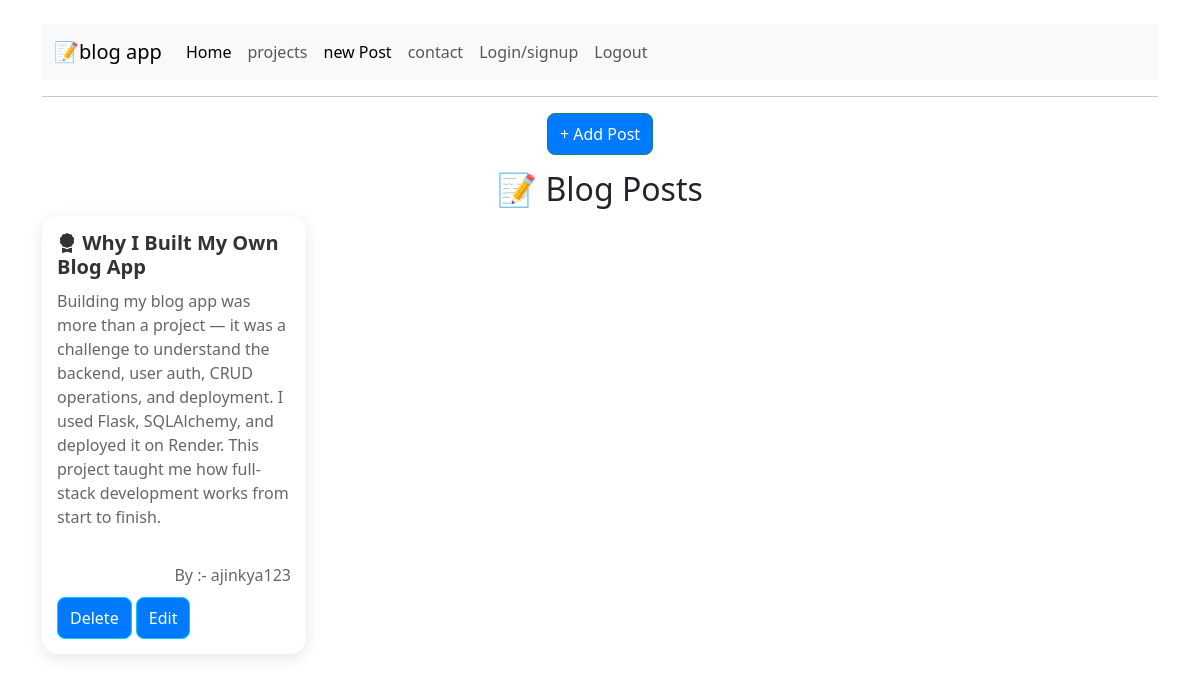
Screenshot of / (signed in) with the database file from the repository.
### app/models.py (models this page shows)
class Post(db.Model,UserMixin):
     post_id = db.Column(db.Integer,primary_key = True)
     title = db.Column(db.String(150), nullable = False)
     content = db.Column(db.String(100),nullable = False)
     user_id = db.Column(db.Integer, db.ForeignKey('user.id'), nullable=False)

class User(db.Model,UserMixin):
    id = db.Column(db.Integer,primary_key = True)
    username = db.Column(db.String(150),unique = True, nullable = False)
    password = db.Column(db.String(100),nullable = False)
    posts = db.relationship('Post', backref='author', lazy=True)

### app/routes.py (the view)
@blog.route('/')
@login_required
def home():
    posts = Post.query.all()
    return render_template('blog.html',posts=posts)

### app/routes.py (called while the page is built)
@login_manager.user_loader
def load_user(user_id):
    return User.query.get(int(user_id))

### app/templates/blog.html (shortened to what this page needs)
{% extends "index.html" %}
{% block content %}
 <div class="add-post">
    <a href="{{ url_for('blog.new_post') }}" class="btn btn-success">+ Add Post</a>
 </div>
 <h2 style="text-align:center;">📝 Blog Posts</h2>
 <div class="grid">
    {% for post in posts %}
        <div class="card">
            <div class="card-body">
                <h5 class="card-title"><i class="bi bi-award-fill"></i>{{ post.title }}</h5>
                <p class="card-text">{{ post.content }}</p><br>
                <p class="card-text text-md-end">By :- {{post.author.username}}</p>
                <a href="{{ url_for('blog.delete', post_id=post.post_id) }}" class="btn btn-info">Delete</a>
                <a href="{{ url_for('blog.edit', post_id=post.post_id) }}" class="btn btn-info">Edit</a>
            </div>
        </div>
    {% endfor %}
 </div>
{% endblock %}

### app/templates/index.html (shortened to what this page needs)
<!DOCTYPE html>
<html>
<head>
    <link rel="stylesheet" href="https://cdn.jsdelivr.net/npm/bootstrap@5.3.0/dist/css/bootstrap.min.css">
    <link href="https://cdn.jsdelivr.net/npm/bootstrap-icons@1.10.5/font/bootstrap-icons.css" rel="stylesheet">
    <link rel="stylesheet" href="{{ url_for('static', filename='css/style.css') }}">
</head>
<body class="container mt-4">
   <nav class="navbar navbar-expand-lg bg-body-tertiary">
  <div class="container-fluid">
    <a class="navbar-brand" href="#">📝blog app</a>
    <div class="collapse navbar-collapse" id="navbarSupportedContent">
      <ul class="navbar-nav me-auto mb-2 mb-lg-0">
        <li class="nav-item">
          <a class="nav-link active" aria-current="page" href="{{ url_for('blog.home') }}">Home</a>
        </li>
        <li class="nav-item">
          <a class="nav-link" href="{{ url_for('blog.projects') }}">projects</a>
        </li>
         <li class="nav-item">
          <a class="nav-link active" aria-current="page" href="{{ url_for('blog.new_post') }}">new Post</a>
        </li>
        <li class="nav-item">
          <a class="nav-link" href="{{ url_for('blog.contact') }}">contact</a>
        </li>
         <li class="nav-item">
          <a class="nav-link" href="{{ url_for('blog.login') }}">Login/signup</a>
        </li>
         <li class="nav-item">
          <a class="nav-link" href="{{ url_for('blog.logout') }}">Logout</a>
        </li>
    </div>
  </div>
</nav>
<hr>
{% block content %}{% endblock %}
</body>
</html>

### app/templates/blog.html (style rules this page uses)
body { opacity: 0; transition: opacity 0.7s ease-in; }
body.loaded { opacity: 1; }
.add-post { text-align: center; margin-bottom: 15px; }
.grid { display: grid; grid-template-columns: repeat(auto-fill, minmax(260px, 1fr)); gap: 20px; }
.card { border: none; border-radius: 16px; overflow: hidden; box-shadow: 0 4px 16px rgba(0, 0, 0, 0.1); background: #ffffff; transition: transform 0.2s; }
.card-body { padding: 15px; }
.card-title { font-size: 20px; font-weight: 600; margin-bottom: 10px; color: #333; }
.card-text { font-size: 16px; color: #666; margin-bottom: 10px; }
.btn-info, .btn-success { text-decoration: none; color: #fff; background-color: #007bff; padding: 8px 12px; border-radius: 8px; transition: background-color 0.2s; }

### rows the page displays
Post: title "Why I Built My Own Blog App", content "Building my blog app was more than a project — it was a challenge to understand the backend, user auth, CRUD operations, and deployment. I used Flask, SQLAlchemy, and deployed it on Render. This project taught me how full-stack development works from start to finish.", author.username "ajinkya123"
